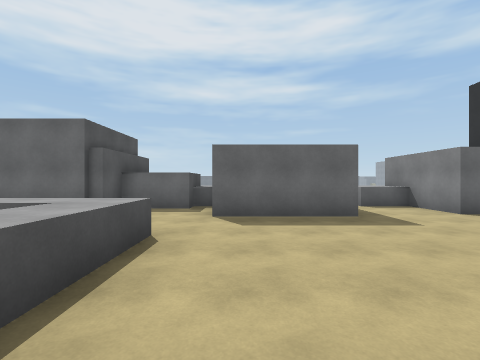
view 1 (above)

24 first-person views from a walk through a 3-D level made in the Unity game engine. The camera is 1.5 m above the floor, looks level and sees 85° across. The floor is counted in squares, 2 m on a side. Each view is taken from the middle of a square. On the plan, view 1 faces up. The plan holds only what a view shows up to about 9 squares ahead; the rest is blank. The place goes on beyond the plan. The player character is not drawn. Surface patterns are stand-ins for the level's own textures.

view 2
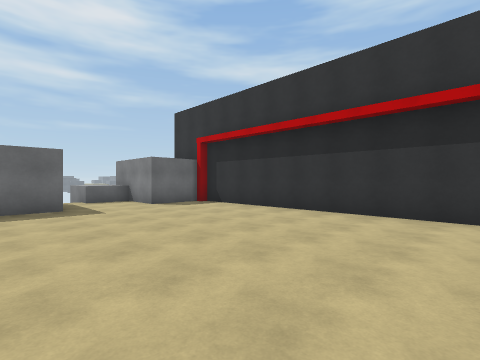

view 3
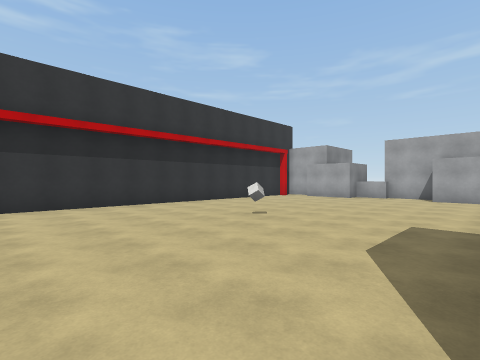

view 4
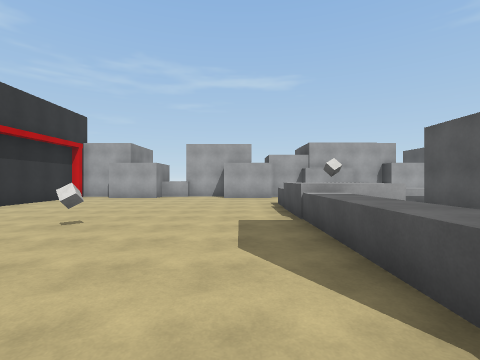

view 5
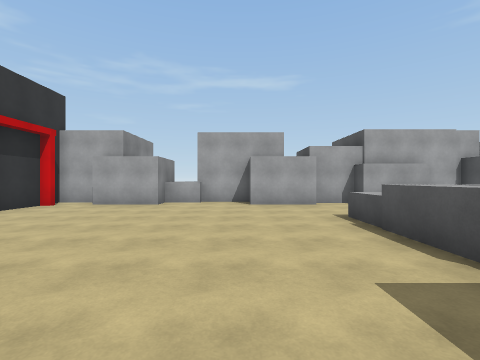

view 6
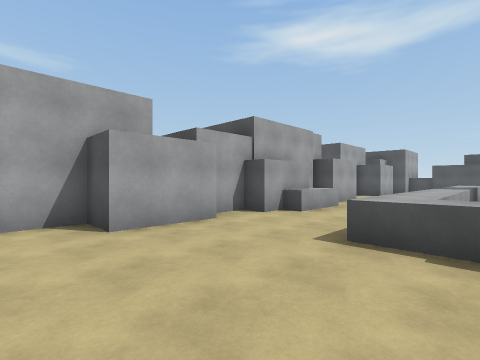

view 7
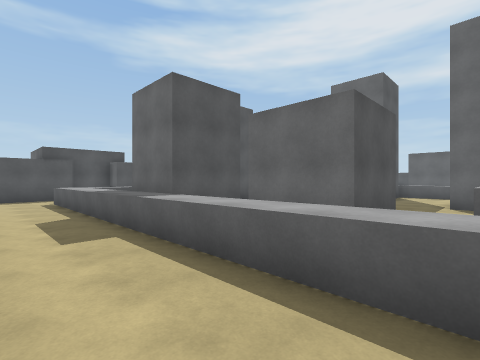

view 8
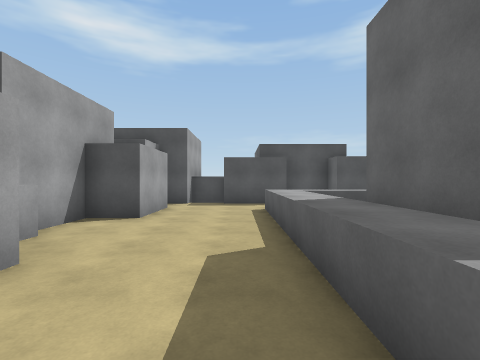

view 9
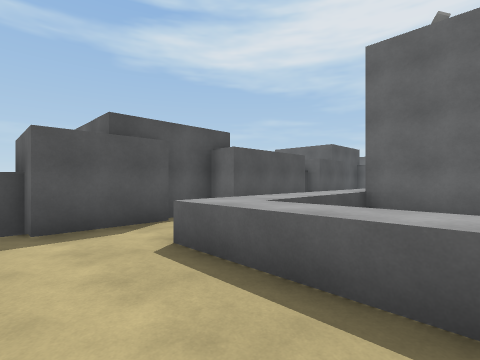

view 10
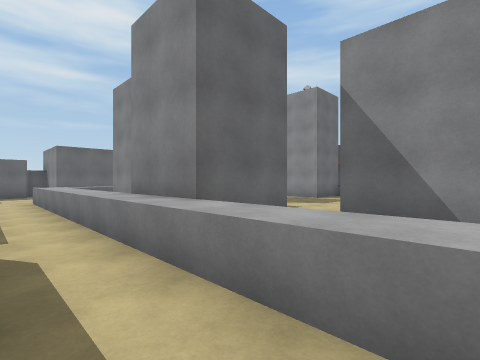

view 11
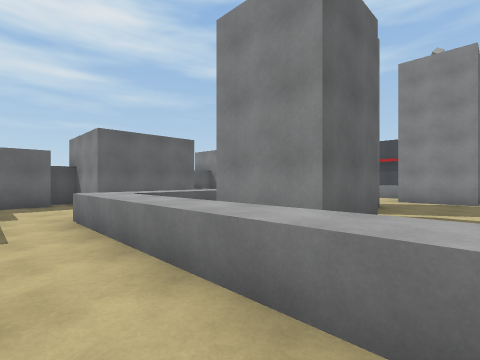

view 12
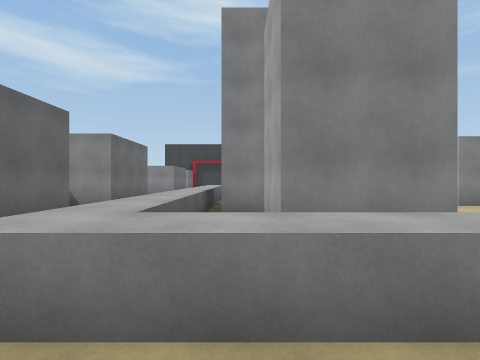

view 13
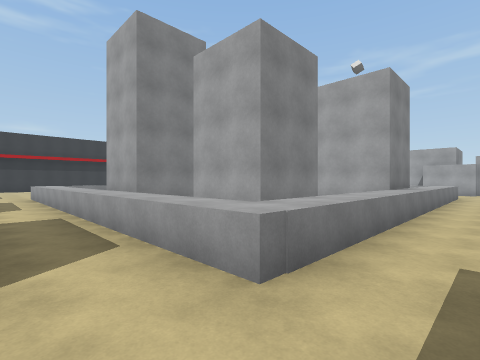

view 14
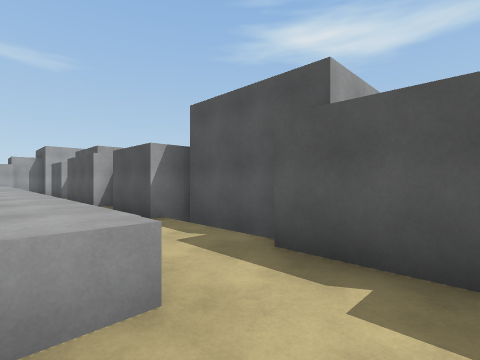

view 15
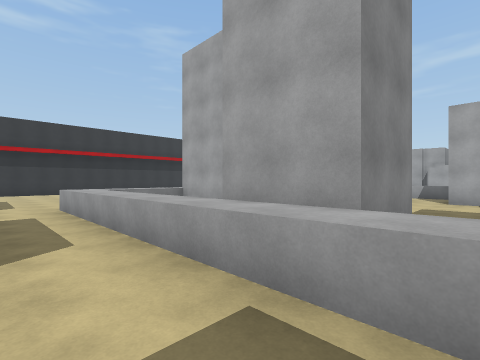

view 16
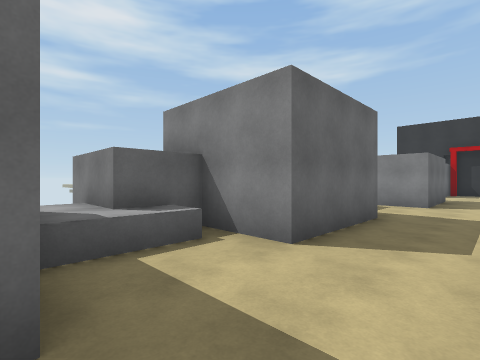

view 17
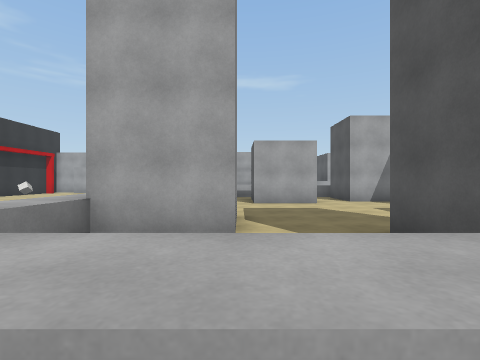

view 18
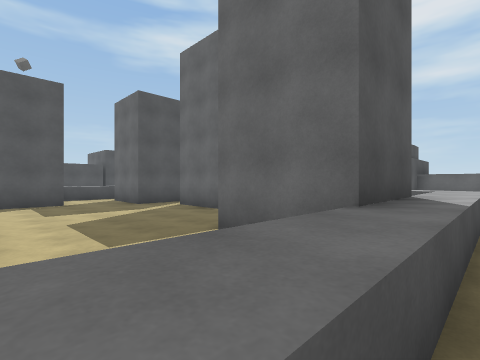

view 19
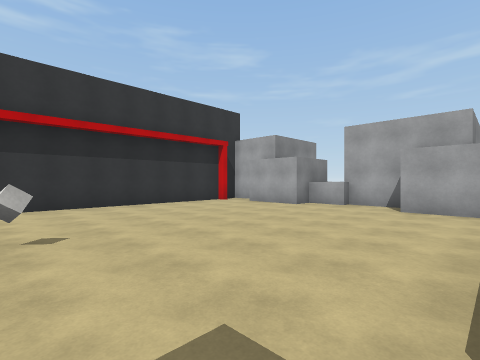

view 20
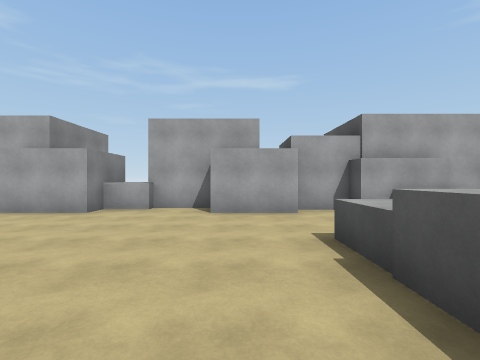

view 21
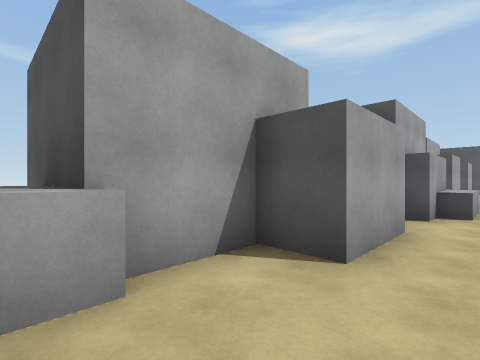

view 22
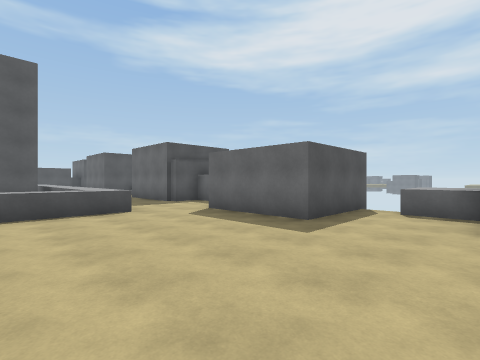

view 23
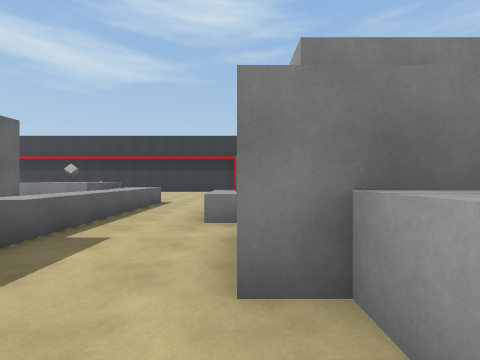

view 24
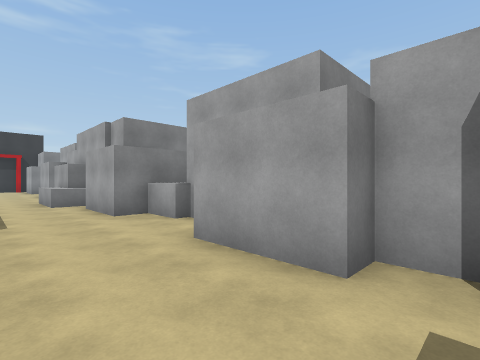

### Floor plan
Key: @ floor where view 1 was taken; # wall or solid block; . floor; ^ raised ledge; C cube.
Columns run from 15 left of view 1 to 7 right of it. Each row starts with its distance up from view 1.
  9        #      ^    #^
  8    #   ^##    ^  #.^^
  7  ###  #^^#  ##.###..#
  6  ..####..####..###..###
  5 #.....................#
  4 #.....................#
  3 #..^^^^^^^^^^^........#
  2 #..^######   ^........#
  1 #..^######.. ^........#
  0 #..^######.###.@......#
 -1 #..^.......###........#
 -2 #..^##......#^........#
 -3 #..###...... ^........#
 -4 #..###...##. ^....C...#
 -5 #..^ ###.###^^^.......#
 -6 #..^ ###.###^C^.......#
 -7 #..^ ###    ^^^.......#
 -8 #..^^^^^^^^^^^........#
 -9 #.....................#
-10 #.....................#
-11 #.###..##.^##.##...##.#
-12 ######^^##^ ######^^###
-13        ^         #^^
-14                  #^

Positions as (right, up) in squares from view 1, and headings:
1: (0, 0), facing up
2: (1, -2), facing up-right
3: (-1, 0), facing down-right
4: (0, 0), facing down
5: (1, -3), facing down
6: (2, -7), facing down-left
7: (-3, -10), facing up-left
8: (-6, -9), facing left
9: (-10, -10), facing up-left
10: (-14, -7), facing up-right
11: (-14, -2), facing up-right
12: (-14, 2), facing right
13: (-14, 5), facing down-right
14: (-12, 5), facing down-left
15: (-9, 5), facing down-right
16: (-9, 4), facing up-right
17: (-4, 4), facing down
18: (-1, -4), facing up-left
19: (-1, -4), facing down-right
20: (0, -5), facing down
21: (3, -10), facing down-left
22: (5, 1), facing up-left
23: (-10, -11), facing right
24: (-14, -9), facing down-right
